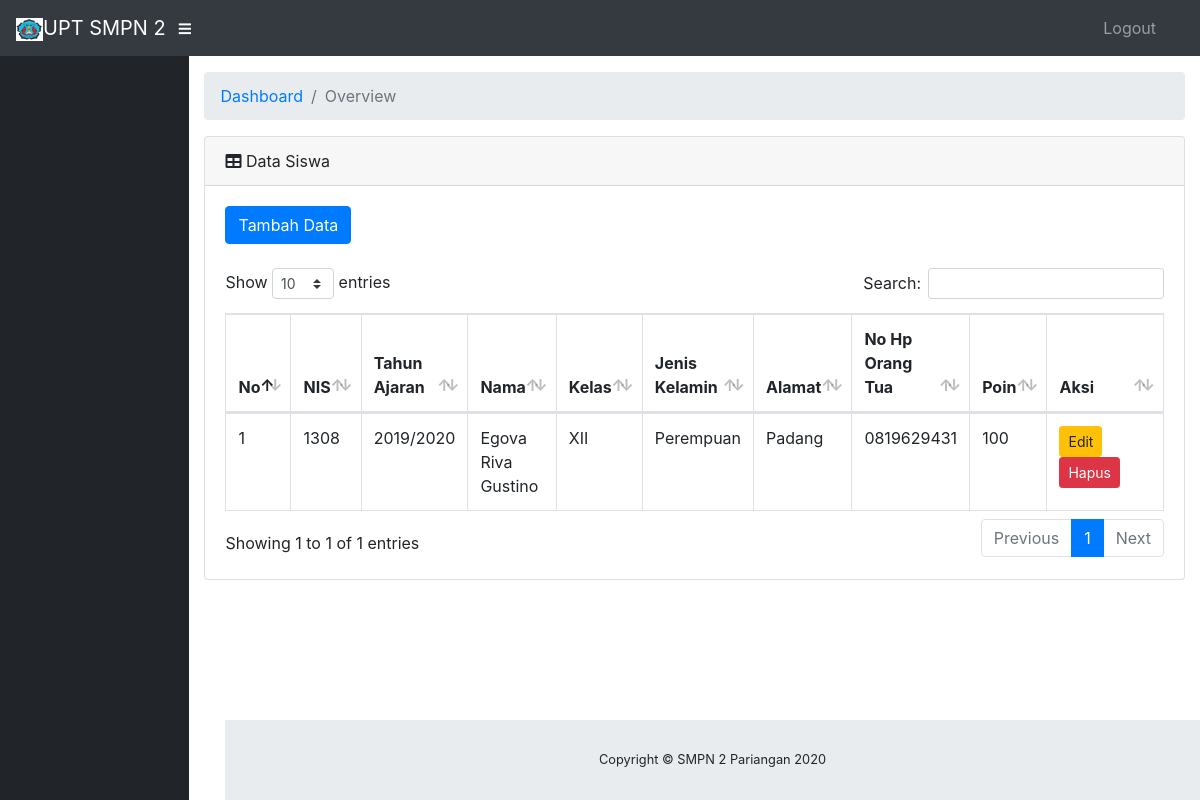
The app's page /siswas/index, older data.
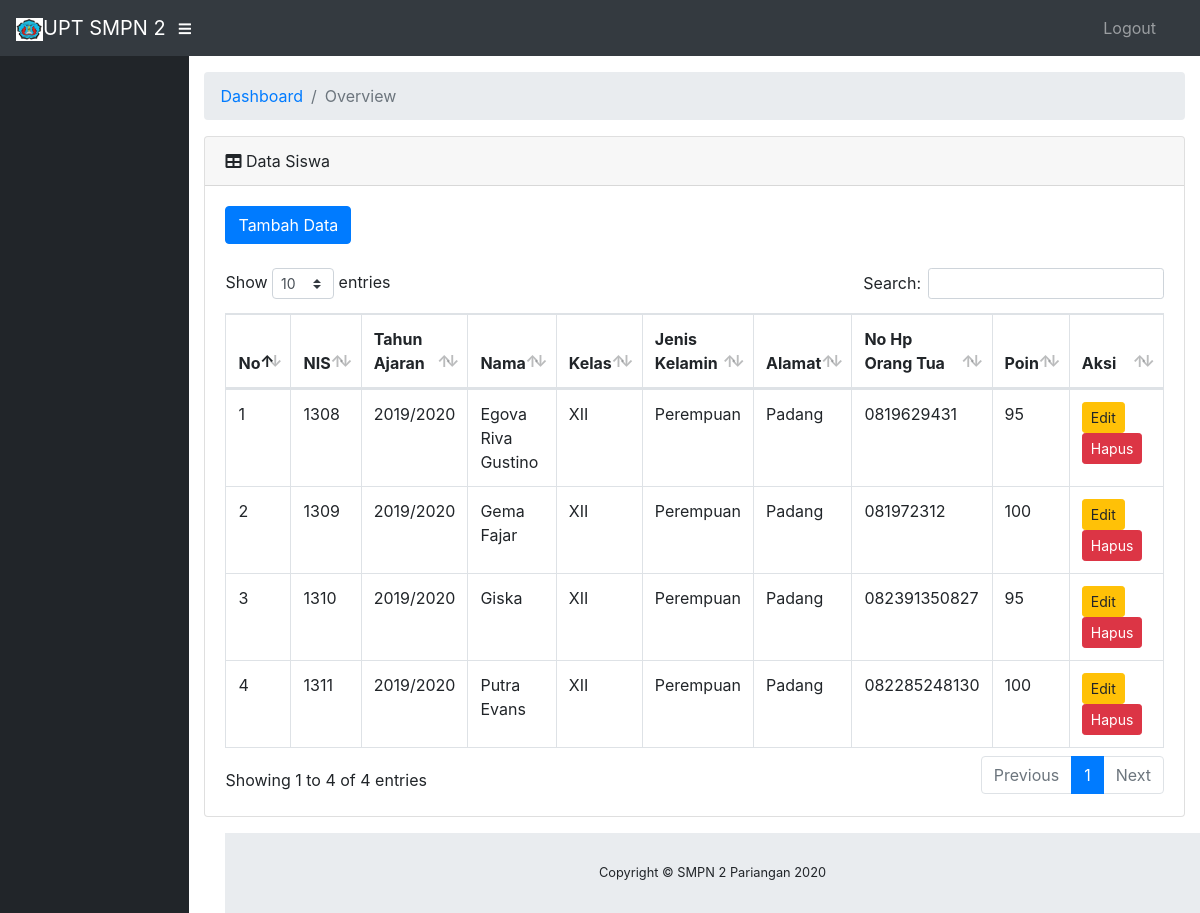
The same page, newer data.
### tables this page shows
CREATE TABLE IF NOT EXISTS `siswa` (
  `nis` int(10) NOT NULL,
  `ta` varchar(10) NOT NULL,
  `nm_siswa` varchar(30) NOT NULL,
  `kelas` varchar(10) NOT NULL,
  `jekel` varchar(2) NOT NULL,
  `alamat` varchar(50) NOT NULL,
  `no_hp_ortu` varchar(20) NOT NULL,
  `point` int(11) NOT NULL DEFAULT '100'
);

### application/controllers/Siswas.php (called while the page is built, shortened)
<?php
class Siswas extends CI_Controller
{
    public function __construct()
    {
        $this->load->model('Msiswas');
        $this->load->model('Musers');
        $this->load->library("form_validation");
    }
    public function index($offset = 0)
    {
        $data['datasiswas'] = $this->Msiswas->getAll();
        $this->load->view('siswas/index', $data);
    }
}

### index.php (called while the page is built, shortened)
<?php
require_once BASEPATH.'core/CodeIgniter.php';

### application/models/Msiswas.php (called while the page is built, shortened)
<?php
class Msiswas extends CI_Model
{
    private $_table = "siswa";
    public function getAll()
    {
        return $this->db->get($this->_table)->result();
    }
}

### application/views/siswas/index.php (the view, shortened to what this page needs)
<!DOCTYPE html>
<html lang="en">
<head>
</head>
<body id="page-top">
    <div id="wrapper">
        <div id="content-wrapper">
            <div class="container-fluid">
                <div class="card mb-3">
                    <div class="card-header">
                        <i class="fas fa-table"></i>
                        Data Siswa</div>
                    <div class="card-body">
                        <a href="<?php echo base_url() ?>siswas/add" class="btn btn-primary">Tambah Data</a>
                        <br>
                        <br>
                        <div class="table-responsive">
                            <table class="table table-bordered" id="dataTable" width="100%" cellspacing="0">
                                <thead>
                                    <tr>
                                        <th>No</th>
                                        <th>NIS</th>
                                        <th>Tahun Ajaran</th>
                                        <th>Nama</th>
                                        <th>Kelas</th>
                                        <th>Jenis Kelamin</th>
                                        <th>Alamat</th>
                                        <th>No Hp Orang Tua</th>
                                        <th>Poin</th>
                                        <th>Aksi</th>
                                    </tr>
                                </thead>
                                <tbody>
                                    <?php foreach ($datasiswas as $no => $datasiswa) :
                                        $jkel = $datasiswa->jekel == "L" ? "Laki-Laki" : "Perempuan";
                                    ?>
                                        <tr>
                                            <td><?php echo ++$no ?></td>
                                            <td><?php echo $datasiswa->nis ?></td>
                                            <td><?php echo $datasiswa->ta ?></td>
                                            <td><?php echo $datasiswa->nm_siswa ?></td>
                                            <td><?php echo $datasiswa->kelas ?></td>
                                            <td><?php echo $jkel ?></td>
                                            <td><?php echo $datasiswa->alamat ?></td>
                                            <td><?php echo $datasiswa->no_hp_ortu ?></td>
                                            <td><?php echo $datasiswa->point ?></td>
                                            <td width="120px">
                                                <a class="btn btn-warning btn-sm" href="<?php echo base_url() ?>siswas/edit/<?php echo $datasiswa->nis ?>">Edit</a>
                                                <a class="btn btn-danger btn-sm" href="<?php echo base_url() ?>siswas/delete/<?php echo $datasiswa->nis ?>">Hapus</a>
                                            </td>
                                        </tr>
                                    <?php endforeach ?>
                                </tbody>
                            </table>
                        </div>
                    </div>
                </div>
            </div>
        </div>
    </div>
</body>
</html>

Row changes from the older to the newer data that the page shows:
changed siswa "Egova Riva Gustino": point "100" → "95"
added siswa: nis "1309", ta "2019/2020", nm_siswa "Gema Fajar", kelas "XII", jekel "Perempuan", alamat "Padang", no_hp_ortu "081972312", point "100"
added siswa: nis "1310", ta "2019/2020", nm_siswa "Giska", kelas "XII", jekel "Perempuan", alamat "Padang", no_hp_ortu "082391350827", point "95"
added siswa: nis "1311", ta "2019/2020", nm_siswa "Putra Evans", kelas "XII", jekel "Perempuan", alamat "Padang", no_hp_ortu "082285248130", point "100"
Text that changed along with them:
text written by a page script: "Show entries Search: Showing 1 to 1 of 1 entries Previous 1 Next" → "Show entries Search: Showing 1 to 4 of 4 entries Previous 1 Next"
